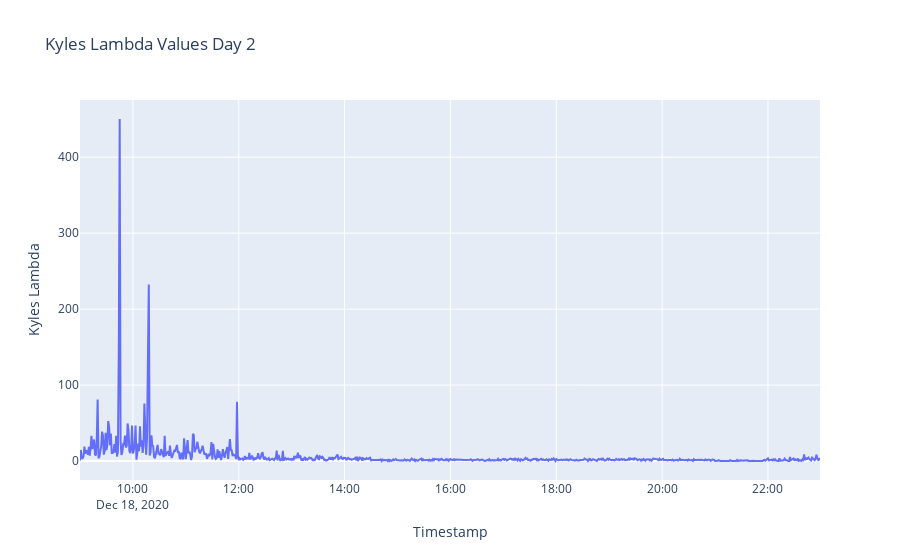

Write notebook code for a chart like this one.
### Markdown cell above
### Day 2

### Code cell
#DAY 2
df_day_2 = pd.read_csv('../Project_1/Resources/top_day_2.csv')
df_day_2['timestamp'] = pd.to_datetime(df_day_2['timestamp'], format='mixed')
df_day_2.set_index('timestamp', inplace=True)

#group by 1 min and calculate lambda  
df_resampled = df_day_2.resample('T')
df = df_resampled.apply(lambda df: (df['price'] * df['size']).sum() / (df['size']**2).sum())

#reindex results in new dataframe 
lambda_2 = df.reset_index().rename(columns={0: 'lambda'})
#lambda_2.head()

#plot day 2
fig_2 = px.line(lambda_2, x='timestamp', y='lambda',
              labels={'timestamp': 'Timestamp', 'lambda': 'Kyles Lambda'}, 
              title='Kyles Lambda Values Day 2')
fig_2.show()

### Figure 1 — Plotly figure (JSON) as saved in the notebook; plotly's stock layout.template omitted (floating-point values rounded to 4 significant figures; data arrays with more than 128 entries replaced by an {"elided": "..."} marker saying what was removed)
{"data": [{"hovertemplate": "Timestamp=%{x}<br>Kyles Lambda=%{y}<extra></extra>", "legendgroup": "", "line": {"color": "#636efa", "dash": "solid"}, "marker": {"symbol": "circle"}, "mode": "lines", "name": "", "orientation": "v", "showlegend": false, "type": "scatter", "x": {"elided": "840 str values"}, "xaxis": "x", "y": {"elided": "840 float values"}, "yaxis": "y"}], "layout": {"legend": {"tracegroupgap": 0}, "title": {"text": "Kyles Lambda Values Day 2"}, "xaxis": {"anchor": "y", "domain": [0, 1], "title": {"text": "Timestamp"}}, "yaxis": {"anchor": "x", "domain": [0, 1], "title": {"text": "Kyles Lambda"}}}}
